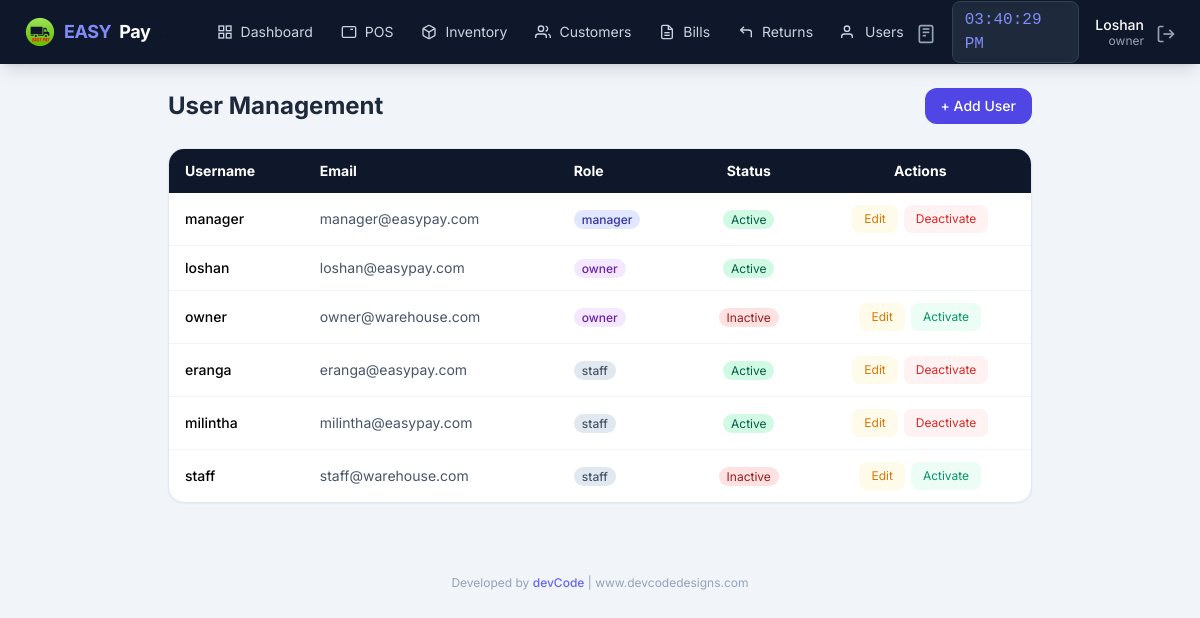
The app's page /auth/users (signed in) with its own data.
### app/models/user.py (models this page shows, shortened)
class User(UserMixin, db.Model):
    __tablename__ = 'users'
    id = db.Column(db.Integer, primary_key=True)
    username = db.Column(db.String(50), unique=True, nullable=False)
    email = db.Column(db.String(120), unique=True, nullable=False)
    password_hash = db.Column(db.String(255), nullable=False)
    role = db.Column(db.String(20), default='staff')  # owner, manager, staff
    is_active = db.Column(db.Boolean, default=True)
    created_at = db.Column(db.DateTime, default=datetime.now)
    last_login = db.Column(db.DateTime)
    orders = db.relationship('Order', backref='cashier_rel', lazy=True, foreign_keys='Order.user_id')

### app/routes/auth.py (the view)
@auth_bp.route('/users')
@login_required
def manage_users():
    if current_user.role != 'owner':
        flash('Access denied', 'danger')
        return redirect(url_for('pos.dashboard'))
    users = User.query.order_by(User.role, User.username).all()
    return render_template('auth/users.html', users=users)

### app/models/user.py (called while the page is built)
@login_manager.user_loader
def load_user(user_id):
    return User.query.get(int(user_id))

### app/templates/auth/users.html (shortened to what this page needs)
{% extends "base.html" %}
{% block content %}
<div class="max-w-4xl mx-auto px-4 py-6">
    <div class="flex justify-between items-center mb-6">
        <h1 class="text-2xl font-bold text-slate-800">User Management</h1>
        <button onclick="showAddUser()" class="bg-indigo-600 text-white px-4 py-2 rounded-xl font-medium hover:bg-indigo-700 text-sm">
            + Add User
        </button>
    </div>
    <div class="bg-white rounded-2xl shadow-sm border border-slate-200 overflow-hidden">
        <table class="w-full text-sm">
            <thead>
                <tr class="bg-slate-900 text-white">
                    <th class="px-4 py-3 text-left">Username</th>
                    <th class="px-4 py-3 text-left">Email</th>
                    <th class="px-4 py-3 text-left">Role</th>
                    <th class="px-4 py-3 text-center">Status</th>
                    <th class="px-4 py-3 text-center">Actions</th>
                </tr>
            </thead>
            <tbody class="divide-y divide-slate-100">
                {% for u in users %}
                <tr class="hover:bg-slate-50">
                    <td class="px-4 py-3 font-medium">{{ u.username }}</td>
                    <td class="px-4 py-3 text-slate-600">{{ u.email }}</td>
                    <td class="px-4 py-3">
                        <span class="px-2 py-0.5 rounded-full text-xs font-medium
                            {{ 'bg-purple-100 text-purple-800' if u.role == 'owner' else
                               'bg-indigo-100 text-indigo-800' if u.role == 'manager' else
                               'bg-amber-100 text-amber-700' if u.role == 'reviewer' else
                               'bg-slate-200 text-slate-600' }}">{{ u.role }}</span>
                    </td>
                    <td class="px-4 py-3 text-center">
                        <span class="px-2 py-0.5 rounded-full text-xs {{ 'bg-emerald-100 text-emerald-800' if u.is_active else 'bg-red-100 text-red-800' }}">
                            {{ 'Active' if u.is_active else 'Inactive' }}
                        </span>
                    </td>
                    <td class="px-4 py-3 text-center">
                        <div class="flex justify-center gap-1.5">
                            {% if u.id != current_user.id %}
                            <button onclick="editUser({{ u.id }}, '{{ u.username }}', '{{ u.email }}', '{{ u.role }}')" class="px-3 py-1.5 bg-amber-50 text-amber-600 text-xs rounded-lg hover:bg-amber-100">Edit</button>
                            <form method="POST" action="{{ url_for('auth.toggle_user', user_id=u.id) }}" class="inline">
                                <button type="submit" class="px-3 py-1.5 {{ 'bg-red-50 text-red-600' if u.is_active else 'bg-emerald-50 text-emerald-600' }} text-xs rounded-lg hover:opacity-80">
                                    {{ 'Deactivate' if u.is_active else 'Activate' }}
                                </button>
                            </form>
                            {% endif %}
                        </div>
                    </td>
                </tr>
                {% endfor %}
            </tbody>
        </table>
    </div>
</div>
{% endblock %}

### app/templates/base.html (shortened to what this page needs)
<!DOCTYPE html>
<html lang="en">
<head>
    <script src="https://cdn.tailwindcss.com"></script>
</head>
<body class="bg-slate-100 min-h-screen">
    <nav class="bg-slate-900 text-white shadow-lg fixed top-0 left-0 right-0 z-50">
        <div class="flex justify-between items-center px-4 lg:px-6 h-16">
            <div class="flex items-center gap-6">
                <div class="relative">
                    <button onclick="toggleModeMenu()" class="flex items-center gap-2 text-lg font-bold tracking-tight hover:opacity-80 transition cursor-pointer">
                        <img src="{{ url_for('static', filename='img/easypay-logo.png') }}"
                            alt="EASY PAY"
                            class="w-8 h-8 object-contain">
                        <span class="text-indigo-400">EASY</span>Pay
                        <svg class="w-4 h-4 text-slate-400 ml-1" viewBox="0 0 24 24" fill="none" stroke="currentColor" stroke-width="2">
                            <polyline points="6 9 12 15 18 9"></polyline>
                        </svg>
                    </button>
                </div>
                {% if current_user.is_authenticated %}
                <div class="hidden lg:flex items-center gap-1 ml-4">
                    <a href="{{ url_for('pos.dashboard') }}" class="nav-link px-3 py-2 text-sm text-slate-300 hover:text-white flex items-center gap-2">
                        <svg class="icon-sm" viewBox="0 0 24 24" fill="none" stroke="currentColor" stroke-width="2">
                            <rect x="3" y="3" width="7" height="7"></rect><rect x="14" y="3" width="7" height="7"></rect>
                            <rect x="14" y="14" width="7" height="7"></rect><rect x="3" y="14" width="7" height="7"></rect>
                        </svg>
                        Dashboard
                    </a>
                    <a href="{{ url_for('pos.terminal') }}" class="nav-link px-3 py-2 text-sm text-slate-300 hover:text-white flex items-center gap-2">
                        <svg class="icon-sm" viewBox="0 0 24 24" fill="none" stroke="currentColor" stroke-width="2">
                            <rect x="2" y="4" width="20" height="16" rx="2"></rect>
                            <line x1="6" y1="8" x2="6" y2="8"></line><line x1="10" y1="8" x2="10" y2="8"></line>
                            <line x1="14" y1="8" x2="18" y2="8"></line>
                        </svg>
                        POS
                    </a>
                    {% if current_user.role in ['owner','manager','reviewer'] %}
                    <a href="{{ url_for('inventory.manage') }}" class="nav-link px-3 py-2 text-sm text-slate-300 hover:text-white flex items-center gap-2">
                        Inventory
                    </a>
                    {% endif %}
                    <a href="{{ url_for('customer.list_customers') }}" class="nav-link px-3 py-2 text-sm text-slate-300 hover:text-white flex items-center gap-2">
                        <svg class="icon-sm" viewBox="0 0 24 24" fill="none" stroke="currentColor" stroke-width="2">
                            <path d="M17 21v-2a4 4 0 0 0-4-4H5a4 4 0 0 0-4 4v2"></path>
                            <circle cx="9" cy="7" r="4"></circle>
                            <path d="M23 21v-2a4 4 0 0 0-3-3.87"></path>
                            <path d="M16 3.13a4 4 0 0 1 0 7.75"></path>
                        </svg>
                        Customers
                    </a>
                    <a href="{{ url_for('pos.bills') }}" class="nav-link px-3 py-2 text-sm text-slate-300 hover:text-white flex items-center gap-2">
                        <svg class="icon-sm" viewBox="0 0 24 24" fill="none" stroke="currentColor" stroke-width="2">
                            <path d="M14 2H6a2 2 0 0 0-2 2v16a2 2 0 0 0 2 2h12a2 2 0 0 0 2-2V8z"></path>
                            <polyline points="14 2 14 8 20 8"></polyline>
                            <line x1="16" y1="13" x2="8" y2="13"></line><line x1="16" y1="17" x2="8" y2="17"></line>
                        </svg>
                        Bills
                    </a>
                    <a href="{{ url_for('pos.returns') }}" class="nav-link px-3 py-2 text-sm text-slate-300 hover:text-white flex items-center gap-2">
                        <svg class="icon-sm" viewBox="0 0 24 24" fill="none" stroke="currentColor" stroke-width="2">
                            <polyline points="9 14 4 9 9 4"></polyline>
                            <path d="M20 20v-7a4 4 0 0 0-4-4H4"></path>
                        </svg>
                        Returns
                    </a>
                    {% if current_user.role in ['owner','reviewer'] %}
                    <a href="{{ url_for('auth.manage_users') }}" class="nav-link px-3 py-2 text-sm text-slate-300 hover:text-white flex items-center gap-2">
                        <svg class="icon-sm" viewBox="0 0 24 24" fill="none" stroke="currentColor" stroke-width="2">
                            <path d="M17 21v-2a4 4 0 0 0-4-4H5a4 4 0 0 0-4 4v2"></path>
                            <circle cx="9" cy="7" r="4"></circle>
                        </svg>
                        Users
                    </a>
                    {% endif %}
                </div>
                {% endif %}
            </div>
            {% if current_user.is_authenticated %}
            <div class="flex items-center gap-4">
                <a href="calc:" class="text-slate-400 hover:text-indigo-400 transition" title="Calculator">
                    <svg class="icon" viewBox="0 0 24 24" fill="none" stroke="currentColor" stroke-width="2">
                        <rect x="4" y="2" width="16" height="20" rx="2"></rect>
                        <line x1="8" y1="6" x2="16" y2="6"></line>
                        <line x1="8" y1="10" x2="16" y2="10"></line>
                        <line x1="8" y1="14" x2="12" y2="14"></line>
                    </svg>
                </a>
                <span id="liveClock" class="hidden sm:block text-base font-mono bg-slate-800 px-3 py-1.5 rounded-lg text-indigo-400 border border-slate-700"></span>
                <div class="flex items-center gap-3">
                    <div class="hidden sm:block text-right">
                        <p class="text-sm font-medium leading-tight">{{ current_user.username|capitalize }}</p>
                        <p class="text-xs text-slate-400 leading-tight">{{ current_user.role }}</p>
                    </div>
                    <a href="{{ url_for('auth.logout') }}" class="text-slate-400 hover:text-red-400 transition" title="Logout">
                        <svg class="icon" viewBox="0 0 24 24" fill="none" stroke="currentColor" stroke-width="2">
                            <path d="M9 21H5a2 2 0 0 1-2-2V5a2 2 0 0 1 2-2h4"></path>
                            <polyline points="16 17 21 12 16 7"></polyline>
                            <line x1="21" y1="12" x2="9" y2="12"></line>
                        </svg>
                    </a>
                </div>
            </div>
            {% endif %}
        </div>
    </nav>
    <div class="pt-16 pb-20 lg:pb-4">
        {% block content %}{% endblock %}
        <footer class="max-w-7xl mx-auto px-4 py-4 text-center text-xs text-slate-400 mt-8">
            Developed by <a href="https://www.devcodedesigns.com" target="_blank" class="text-indigo-500 hover:text-indigo-700 font-medium">devCode</a> | www.devcodedesigns.com
        </footer>
    </div>
</body>
</html>

### app/templates/base.html (style rules this page uses)
body { font-family: 'Inter', system-ui, sans-serif; }
.nav-link { transition: all 0.2s; }
.icon { width: 20px; height: 20px; display: inline-block; vertical-align: middle; }
.icon-sm { width: 16px; height: 16px; }

### records on screen
User: username "Loshan", role "owner", username "loshan", email "loshan@easypay.com", is_active "Active"
User: username "manager", email "manager@easypay.com", role "manager", is_active "Active", is_active "Deactivate"
User: username "owner", email "owner@warehouse.com", role "owner", is_active "Inactive", is_active "Activate"
User: username "eranga", email "eranga@easypay.com", role "staff", is_active "Active", is_active "Deactivate"
User: username "milintha", email "milintha@easypay.com", role "staff", is_active "Active", is_active "Deactivate"
User: username "staff", email "staff@warehouse.com", role "staff", is_active "Inactive", is_active "Activate"
